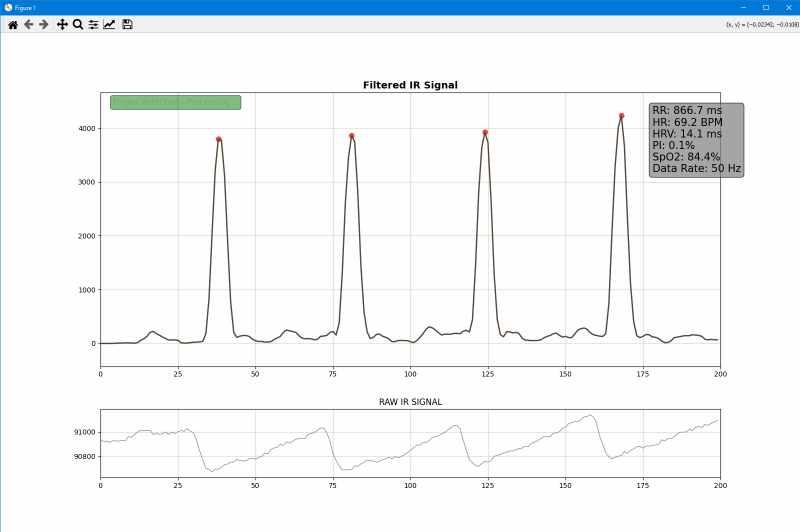
#> input picture Lab3 Advanced Pulse Oximetry/Lab3 Screen.png, 1600 x 1064 px (shown at 1/2 size); its folder holds only this picture in this run
$ python -i python_plotter_documented.py   (imports and definitions only)
#> lines starting #> are read from the running program, lines starting #| are printed output that depends on the picture
"""
Real-time MAX30102 Pulse Oximeter Signal Processing and Visualization

Reads IR and Red LED data from a MAX30102 sensor via serial connection,
processes the signal with filtering and peak detection, calculates cardiovascular
metrics (HR, HRV, RR, PI, SpO2), and displays real-time visualization.
Author: Abdelrahman Arafa
Notes: AI assisted in comments, docstring, creating boilerplate for visualization and serial communications
"""

import matplotlib.pyplot as plt
from matplotlib.animation import FuncAnimation
import matplotlib.gridspec as gridspec

import serial
import serial.tools.list_ports
import threading
from collections import deque
import numpy as np
import time
from spo2_karthika import calculate_spo2
from respiration_rate_sushmita import estimate_respiration_rate

# Global configuration
METRICS_WINDOW = 5  # seconds for metrics calculation
DATA_SAMPLING_RATE = 50
received_timestamps = []

# ============================================================================
# METRICS CALCULATION FUNCTIONS
# ============================================================================

# [127 lines left out: functions calculate_rr, calculate_hr, calculate_hrv, calculate_pi, convolve, peak_detector, not called in this run]


# ============================================================================
# SERIAL PORT COMMUNICATION
# ============================================================================

def select_port():
    """
    Interactive serial port selection from available COM ports.

    :return: Selected COM port device string
    """
    ports = list(serial.tools.list_ports.comports())
    for i, p in enumerate(ports): print(f"[{i}] {p.device}")
    sel = int(input("Select Port: "))
#> the answer given: 1
    return ports[sel].device

# [1 line that did not run here, left out]
BAUD_RATE = 115200

# Buffers for signal analysis (larger window for metric calculations)
ir_buffer = deque(maxlen=1000)  # IR data for analysis
red_buffer = deque(maxlen=1000)  # Red data for analysis

# Buffer for visualization (shorter window for real-time display performance)
visual_buffer = deque(maxlen=200)  # IR data for plotting

finger_present = False
finger_threshold = 10000

# [34 lines left out: function serial_reader, not called in this run]

# Start the serial reader thread
thread = threading.Thread(target=serial_reader, daemon=True)
# [1 line not run here, left out]

# ============================================================================
# MATPLOTLIB VISUALIZATION SETUP
# ============================================================================

fig = plt.figure(figsize=(16, 10))
gs = gridspec.GridSpec(2, 1, height_ratios=[0.8, 0.2], hspace=0.25)

ax1 = fig.add_subplot(gs[0])
ax2 = fig.add_subplot(gs[1], sharex=ax1)

# Clinical theme color palette
BG_COLOR = "#fefefe"
GRID_COLOR = "#D9D2CC"
RAW_COLOR = "#8E8E8E"
FILTERED_COLOR = "#56473B"

# [9 lines not run here, left out]

# Initialize plot line and scatter objects
line_filtered, = ax1.plot([], [], color=FILTERED_COLOR, linewidth=2, label='Cleaned')
scatter_peaks = ax1.scatter([], [], color='red', s=50, marker='o', alpha=0.7, label='Heartbeat')
line_raw, = ax2.plot([], [], color=RAW_COLOR, linewidth=1, label='Raw IR')

# Text annotation for finger status
finger_text = ax1.text(0.02, 0.98, '', transform=ax1.transAxes, fontsize=22,
                      verticalalignment='top', bbox=dict(boxstyle='round', facecolor='green', alpha=0.5))

metrics_text_obj = None

def animate(frame):
    """
    Animation callback - updates plots and metrics on each frame.

    Processing pipeline:
    1. Apply multi-stage signal filtering (moving average, derivative, squaring)
    2. Detect heartbeat peaks using peak_detector
    3. Calculate all cardiovascular metrics (HR, HRV, RR, PI, SpO2)
    4. Update visualization and display metrics

    :param frame: Animation frame number (not used)
    :return: Tuple of artists to update on screen
    """
    global metrics_text_obj
    raw_list = np.array(list(visual_buffer))  # Use visual buffer for plotting
    #raw_list =  -raw_list + np.max(raw_list)  # valleys are systolic peaks

    # No data or finger not detected - display prompt
    if not finger_present or len(raw_list) < 10:
        line_filtered.set_data([], [])
        scatter_peaks.set_offsets(np.empty((0, 2)))
        line_raw.set_data([], [])
        finger_text.set_text('Place finger on sensor')
        finger_text.set_backgroundcolor('red')
        finger_text.set_fontsize(22)
        finger_text.set_alpha(0.5)
        return line_filtered, scatter_peaks, line_raw, finger_text

    # Finger detected - process signal with multi-stage filter pipeline
    finger_text.set_text('Finger detected - Processing...')
    finger_text.set_backgroundcolor('green')
    finger_text.set_fontsize(12)
    finger_text.set_alpha(0.1)

    # Signal processing pipeline: MA filter -> derivative -> squaring -> MA filter
    filtered = convolve(raw_list, filter=[1, 1])
    filtered = convolve(filtered, filter=[1, 0, -1])
    filtered = np.power(filtered, 2)
    filtered = convolve(filtered, filter=[1, 1, 1, 1, 1])

    # Detect peaks with adaptive threshold (35% of max)
    max_value = np.max(filtered) if len(filtered) > 0 else 0
    beat_indices, beat_values = peak_detector(filtered, min_time=14, min_threshold=max_value*0.35)

    # Update plot lines and scatter
    x_data = np.arange(len(raw_list))
    line_filtered.set_data(x_data, filtered)
    scatter_peaks.set_offsets(np.column_stack((beat_indices, beat_values)))
    line_raw.set_data(x_data, raw_list)

    # Calculate all cardiovascular metrics
    rr = calculate_rr(beat_indices, sampling_rate=DATA_SAMPLING_RATE)
    hr = calculate_hr(beat_indices, sampling_rate=DATA_SAMPLING_RATE)
    hrv = calculate_hrv(beat_indices, sampling_rate=DATA_SAMPLING_RATE)
    pi = calculate_pi(list(ir_buffer), 100)
    spo2 = calculate_spo2(list(red_buffer), list(ir_buffer))
    resp_rate,_,_ = estimate_respiration_rate(list(ir_buffer),fs=DATA_SAMPLING_RATE)

    # Validate metrics against physiological ranges, show "--" if out of range
    rr_display = f"{rr:.1f}" if 300 <= rr <= 2000 else "--"
    hr_display = f"{hr:.1f}" if 30 <= hr <= 200 else "--"
    hrv_display = f"{hrv:.1f}" if 1 <= hrv <= 110 else "--"
    pi_display = f"{pi:.1f}" if 0.1 <= pi <= 20 else "--"
    spo2_display = f"{spo2:.1f}" if 70 <= spo2 <= 100 else "--"
    resp_rate_display = f"{resp_rate:.1f}" if 9 <= resp_rate <= 30 else "--"

    # Calculate actual sampling rate from timestamps
    current_time = time.time()
    recent_samples = [t for t in received_timestamps if current_time - t <= 1.0]
    sampling_rate = len(recent_samples)

    # Format metrics text display
    metrics_text = f'RR: {rr_display} ms\nHR: {hr_display} BPM\nHRV: {hrv_display} ms\nPI: {pi_display}%\nSpO2: {spo2_display}%\nRespirationRate: {resp_rate_display}%\nData Rate: {sampling_rate} Hz'

    # Update metrics text box
    if metrics_text_obj is not None:
        metrics_text_obj.remove()
    metrics_text_obj = ax1.text(0.89, 0.95, metrics_text, transform=ax1.transAxes, fontsize=15,
                               verticalalignment='top', bbox=dict(boxstyle='round', facecolor='grey', alpha=0.7))

    # Auto-scale y-axes with margin to prevent singular transformation
    y_min_filtered = np.min(filtered)
    y_max_filtered = np.max(filtered)
    y_margin_filtered = max(1, (y_max_filtered - y_min_filtered) * 0.1)

    y_min_raw = np.min(raw_list)
    y_max_raw = np.max(raw_list)
    y_margin_raw = max(1, (y_max_raw - y_min_raw) * 0.1)

    ax1.set_xlim(0, len(raw_list))
    ax1.set_ylim(y_min_filtered - y_margin_filtered, y_max_filtered + y_margin_filtered)
    ax2.set_xlim(0, len(raw_list))
    ax2.set_ylim(y_min_raw - y_margin_raw, y_max_raw + y_margin_raw)

    return line_filtered, scatter_peaks, line_raw, finger_text

# Create animation with 250ms update interval
ani = FuncAnimation(fig, animate, interval=250, blit=False, cache_frame_data=False)

# [3 lines not run here, left out]

>>> import cv2
>>> picture = cv2.imread('Lab3 Screen.png', cv2.IMREAD_GRAYSCALE)
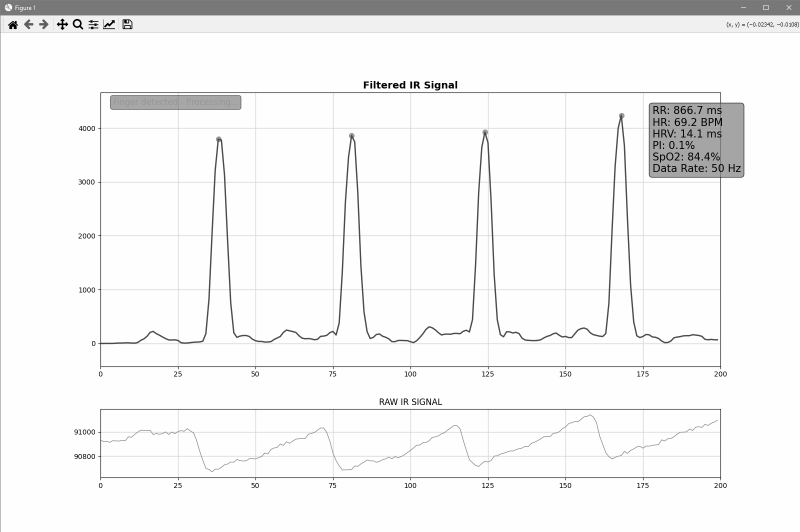
#> picture: shape (1064, 1600) (shown at 1/2 size); min 0, max 255, mean 243.5
>>> result = animate(picture)
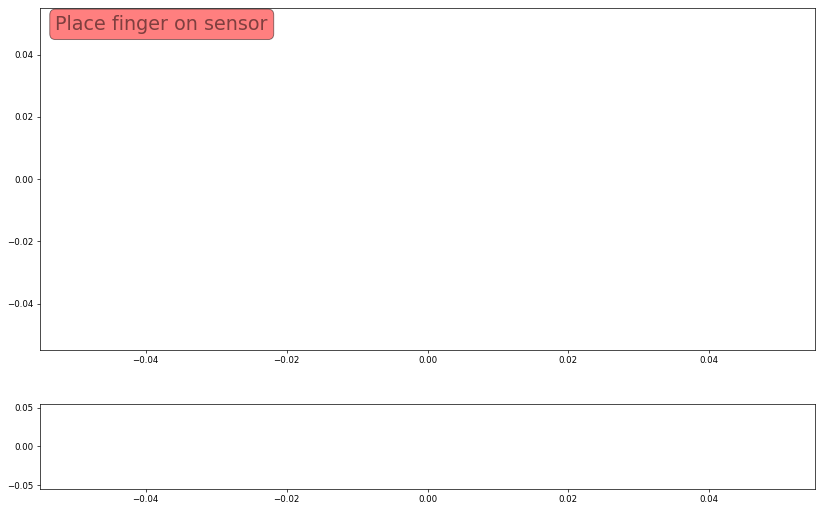
#> figure drawn by matplotlib, 2 panels
